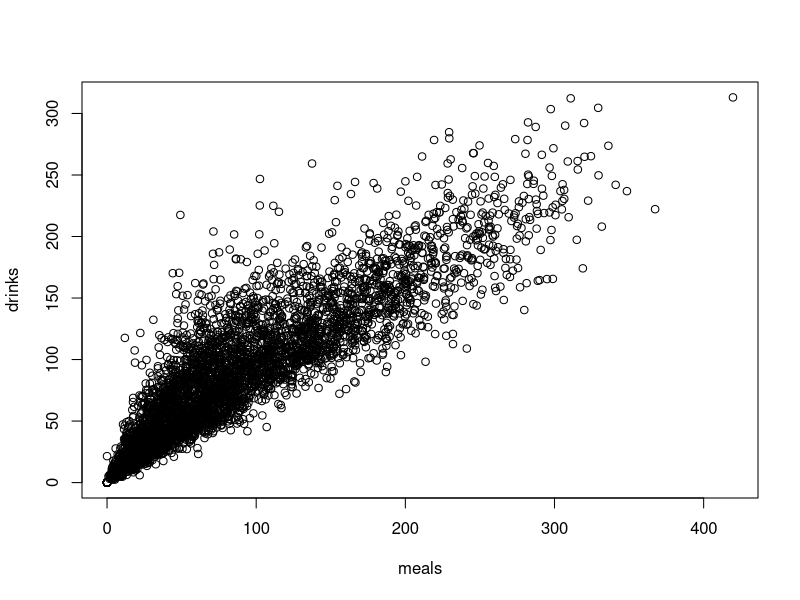
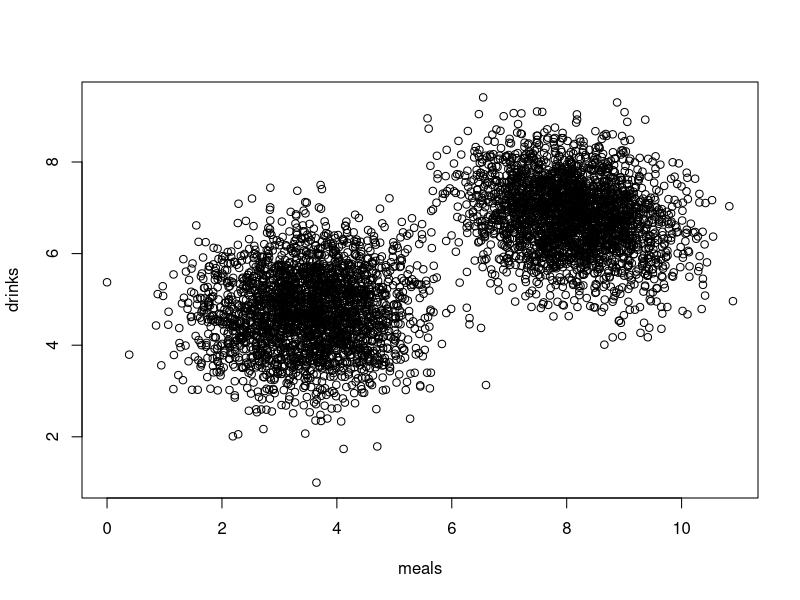

These figures' R source, in order:
install.packages("chron");
install.packages("clusterGeneration")

library("clusterGeneration")
library("chron");

getTimes <- function(){
  t <- seq(ISOdate(2000,1,1,hour = 10), ISOdate(2000,12,31, hour =24), "hours");
  t[hours(t)>=10]
}

#creates bimodal random values by merging two sets of randonly normal distributed values
#n = number of values, cpct = 0.5 (probability of choosing of one of the sets)
bimodalDistFunc <- function (n,cpct, mu1, mu2, sig1, sig2) {
  y0 <- rnorm(n,mean=mu1, sd = sig1)
  y1 <- rnorm(n,mean=mu2, sd = sig2)
  
  flag <- rbinom(n,size=1,prob=cpct)
  y <- y0*(1 - flag) + y1*flag 
}

#cut off the values which are not in the range of 10 and 23
sortbimodaldata = function(x){ 
  temp = x
  if(max(x) > 23){
    temp = temp[-which(temp>23)]
  } else if(min(temp)<10){
    temp = temp[-which(temp<10)]
  }
  return(temp)
}

#number of customers per day; e.g. (12,12,15,16,11,...)
createCustomerPerDay = function(n,cpct, mu1, mu2, sig1, sig2){
  data = bimodalDistFunc(n,cpct, mu1, mu2, sig1, sig2)
  floordata = floor(data) #round down
  sorteddata = sortbimodaldata(floordata) #cut off data in range 10 to 23
  return(sorteddata)
}

#output: 14 rows of distribution for one day (10,20,21,44,75,54,...) without the time. Maximum capacity of 60.
createCustomerTimeFrequency = function(n,cpct, mu1, mu2, sig1, sig2){
  allcustomers = as.data.frame(table(createCustomerPerDay(n,cpct, mu1, mu2, sig1, sig2)))
  freq = c()
  for (i in 10:23){
      if(length(which(allcustomers[,1] == i)) > 0){
        if (allcustomers[which(allcustomers[,1] == i),2] >60){
          freq = append(freq, 60)
        }else{
          freq = append(freq, allcustomers[which(allcustomers[,1] == i),2])
        }
      } else{
        freq = append(freq, 0)
      }
  }
  return(freq)
}

#Doing the previous function 365 times. Returns the whole customers data (365 days and 14 entries a day)
createAllCustomers = function(cpct, mu1, mu2, sig1, sig2){
  customers = c()
  for(i in 1:366){
    n = floor(runif(1, 150, 250)) #randomly choose a number of customer for a day
    customers = append(customers, createCustomerTimeFrequency(n,cpct, mu1, mu2, sig1, sig2))
  }
  return(customers)
}

createMealsDrinks = function(timeslots,customers){
  meals = c()
  drinks = c()
  
  #uniform distribution
  #meals = c(runif(length(timeslots),7,12)*runif(length(timeslots),0.8,1.2),runif(length(timeslots),0,4)*runif(length(timeslots),0.8,1.2))*customers
  #drinks = c(runif(length(timeslots),0,4)*runif(length(timeslots),0.8,1.2),runif(length(timeslots),7,12)*runif(length(timeslots),0.8,1.2))*customers
  
  #random Cluster generation
  var = genRandomClust(numClust=2,sepVal=0.2,numNonNoisy=2,clustszind=1,clustSizeEq=2562,lambdaLow = 0.5,ratioLambda = 2)
  mealsDrinks=var$datList$test_1+min(var$datList$test_1)*-1
  
  meals=mealsDrinks[,1]*customers
  drinks=mealsDrinks[,2]*customers
  
  #normal distribution
  #meals = c(rnorm(length(timeslots),5,1),rnorm(length(timeslots),2,0.5))*customers
  #drinks = c(rnorm(length(timeslots),2,0.8),rnorm(length(timeslots),10,1.5))*customers
  
  #Transfermatrix
  #for (i in 1:length(timeslots)){
  #  ranges = MDRangeMatrix[which(MDRangeMatrix[,1]==timeslots[i]),]
  #  meals = append(meals,floor(customers[i]*(runif(1,ranges[2],ranges[3]))*(runif(1,0.6,1.4))))
  #  drinks = append(drinks,floor(customers[i]*(runif(1,ranges[4],ranges[5]))*(runif(1,0.6,1.4))))
  #}
  data.frame(meals,drinks)
}

#####################################################end of functions###########################################

#####################################################begin of data instances###########################################
mu1 <- 12  
mu2 <- 20
sig1 <- 1.5
sig2 <- 1.5
cpct <- 0.5 
n = floor(runif(1, 150, 250))

MDRangeMatrix = matrix(c(10,4,6,0,2,11,4,6,0,2,12,4,6,0,2,13,4,6,0,2,14,4,5,0,1,15,0,2,6,8,16,0,2,6,8,17,0,2,6,8,18,4,6,1,2,19,4,6,1,2,20,4,6,1,2,21,0,2,7,10,22,0,2,7,10,23,0,2,7,10), nrow = 14, ncol = 5, byrow = TRUE )

#####################################################end of data instances###########################################

#####################################################begin of main part###########################################

allcustomers = createAllCustomers(cpct, mu1, mu2, sig1, sig2)
times = getTimes()
timeandcustomers = data.frame(times, allcustomers)
timeslots = as.numeric(substr(timeandcustomers$times,12,13))


merke = createMealsDrinks(timeslots,timeandcustomers[,2])
plot(merke)
test = merke/timeandcustomers[,2]
test2 = test[which(complete.cases(test)),]
plot(test2)
dbscan::dbscan(test2,0.3)
